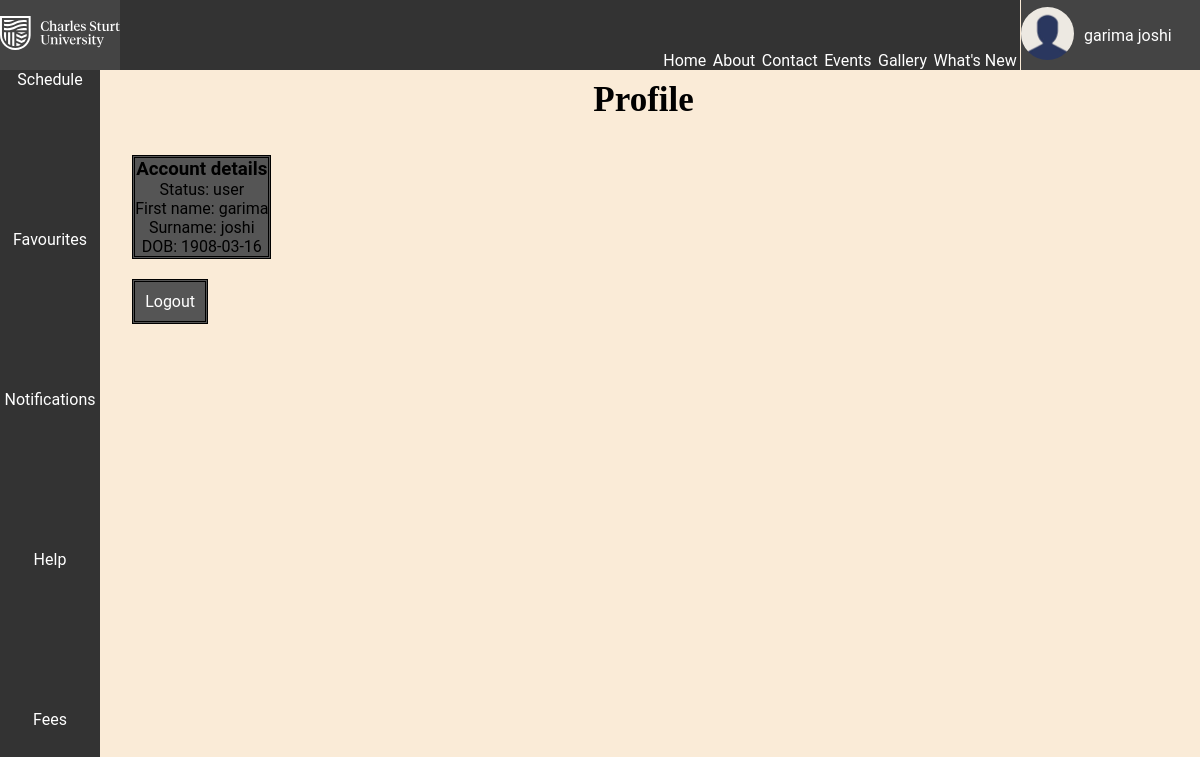
The app's page /Profile (signed in) with its own data.
### tables this page shows
CREATE TABLE users (
            id INTEGER PRIMARY KEY AUTOINCREMENT,
            first_name TEXT NOT NULL,
            last_name TEXT NOT NULL,
            username TEXT UNIQUE NOT NULL,
            email TEXT UNIQUE NOT NULL,
            dob TEXT NOT NULL,
            password TEXT NOT NULL,
            role TEXT NOT NULL DEFAULT 'student'
    );

### routes/auth_routes.py (the view)
@auth_bp.route('/Profile')
def profile():
    if session.get('role') == 'Admin': #if role = admin
        return redirect(url_for('admin.dashboard')) #redirect to dashboard
    if session.get('role') =='organiser': #if role = organsier
        return redirect(url_for('organiser.organiser_portal')) #redirect to portal
    if 'user_id' not in session: #if user not logged in
        return redirect(url_for('auth.login')) #redirect to login
    conn = get_db_connection()
    user = conn.execute('SELECT * FROM users WHERE id = ?', (session['user_id'],)).fetchone()
    conn.close()
    return render_template('Profile.html', user=user)

### database.py (called while the page is built)
def get_db_connection():
    conn = sqlite3.connect('uss_events.db')
    conn.row_factory = sqlite3.Row
    return conn # conn is just a shorter way of saying connection

### routes/auth_routes.py (called while the page is built)
@auth_bp.app_context_processor
def inject_user():
    if 'user_id' in session:
        conn = get_db_connection()
        user = conn.execute('SELECT * FROM users WHERE id = ?', (session['user_id'],)).fetchone()
        conn.close()
        return dict(user=user)
    return dict(user=None)

### templates/HTML/Profile.html (shortened to what this page needs)
<!DOCTYPE html>
<html lang="en">
<head>
    <link rel="stylesheet" href="{{ url_for('static', filename='CSS/Main/General.css') }}">
    <link rel="stylesheet" href="{{ url_for('static', filename='CSS/Main/Header.css') }}">
    <link rel="stylesheet" href="{{ url_for('static', filename='CSS/ProfileContent.css') }}">
    <link rel="stylesheet" href="{{ url_for('static', filename='CSS/Main/Sidebar.css') }}">
</head>
<body>
    <section itemscope itemtype="http://schema.org/Organization">
            <header>
                <div id="LogoIconDiv">
                    <a href="/"><img src="{{ url_for('static', filename='Media/CSU_logo_white.svg') }}" alt="Logo"></a>
                </div>
                <nav itemscope itemtype="http://schema.org/SiteNavigationElement" id="HeaderNav">
                    <div id="HeaderNavDiv">
                    </div>
                    <section id="HeaderNavSec">
                        <ul>
                            <li><a href="/" target="_self">Home</a></li>
                            <li><a href="/About" target="_self">About</a></li>
                            <li><a href="/Contact" target="_self">Contact</a></li>
                            <li><a href="/Events" target="_self">Events</a></li>
                            <li><a href="/Gallery" target="_self">Gallery</a></li>
                            <li><a href="/What's new" target="_self">What's New</a></li>
                        </ul>
                    </section>
                </nav>
                <div id="ProfileDiv">
                    <a href="{{ url_for('auth.profile') }}"><img id="ProfileIcon" src="{{ url_for('static', filename='Media/profile-pic.jpg') }}" alt="Profile"></a>
                    <a href="{{ url_for('auth.profile') if user else url_for('auth.login') }}">
                        <p id="ProfileUsername">
                            {% if user %}
                                {{ user['first_name'] }} {{ user['last_name'] }}
                            {% else %}
                                Log in / Sign up
                            {% endif %}
                        </p>
                    </a>
                </div>
            </header>
            <div id="MainContainer">
                <aside id="SideBar">
                    <nav itemscope itemtype="http://schema.org/SiteNavigationElement">
                        <ul>
                            <li><a href="/Schedule" target="_self">Schedule</a></li>
                            <li><a href="/Favourites" target="_self">Favourites</a></li>
                            <li><a href="/Notifications" target="_self">Notifications</a></li>
                            <li><a href="/Student Help" target="_self">Help</a></li>
                            <li><a href="/Fees" target="_self">Fees</a></li>
                        </ul>
                    </nav>
                </aside>
                <main>
                    <h2>Profile</h2>
                    <div id="Columns">
                        <div id="Column1">
                            <div class="Box">
                                <h3>Account details</h3>
                                <ul class="user-details">
                                    <li>Status: {{user['role']}}</li>
                                    <li>First name: {{user['first_name']}}</li>
                                    <li>Surname: {{user['last_name']}}</li>
                                    <li>DOB: {{user['dob']}}</li>
                                </ul>
                            </div>
                            <div class="Box">
                                <a href= "{{ url_for ('auth.logout')}}"><p>Logout</p></a>
                            </div>
                        </div>
                    </div>
                </main>
            </div>
        </section>
</body>

### static/CSS/Main/General.css (style rules this page uses)
a:link { text-decoration: none; color: white; }
a img { width: 100%; height: 100%; }
* { box-sizing: border-box; margin: 0; padding: 0; scrollbar-width: thin; overflow-x: hidden; }
Body { font-family: 'Roboto', sans-serif; font-size: 16px; margin: 0; padding: 0%; }
#MainContainer { text-align: center; margin: 0; display: flex; flex: 0 0 100%; justify-content: space-between; }

### static/CSS/Main/Header.css (style rules this page uses)
Header { position: fixed; top: 0; width: 100%; height: 70px; z-index: 1000; text-align: center; display: flex; justify-content: space-between; background-color: #333; }
#LogoIconDiv { flex: 0 0 10%; display: flex; background-color: #444; justify-content: flex-start; align-items: center; }
#HeaderNav { flex: 0 0 75%; display: flex; }
#HeaderNavDiv { height: 100%; flex: 0 0 60%; display: flex; justify-content: center; align-items: center; }
#HeaderNavSec { flex: 0 0 40%; display: flex; justify-content: space-around; align-items: flex-end; }
#HeaderNav ul { font-family: 'Roboto', sans-serif; font-size: 16px; list-style-type: none; flex: 0 0 100%; display: flex; justify-content: space-around; align-items: flex-end; }
#ProfileDiv { flex: 1 0 15%; display: flex; align-items: center; flex-direction: row; background-color: #444; border-left: antiquewhite 0.5px solid; }
#ProfileIcon { width: 53px; height: 53px; object-position: center; border-radius: 50%; }
#ProfileUsername { padding: 10px; overflow: hidden; }

### static/CSS/ProfileContent.css (style rules this page uses)
main { font-size: 30; width: 100%; min-height: 100vh; margin-top: 70px; flex: 1 0 75%; margin-left: 87.15px; background-color: antiquewhite; }
main h2 { margin-top: 10px; margin-bottom: 0px; font-family: Cambria, Cochin, Georgia, Times, 'Times New Roman', serif; font-size: 35px; }
#Columns { padding-bottom: 35px; padding-left: 35px; padding-right: 35px; padding-top: 25px; display: flex; justify-content: space-between; }
#Column1 { flex: 0 0 75%; justify-content: flex-start; align-items: flex-start; padding: 10px; display: flex; flex-direction: column; gap: 20px; box-sizing: border-box; height: 100%; }
.Box { background-color: #555; border: double; box-sizing: border-box; height: 50%; }
.Box p { padding: 10px; }

### static/CSS/Main/Sidebar.css (style rules this page uses)
#SideBar { font-family: 'Roboto', sans-serif; font-size: 16px; text-align: auto; background-color: #333; flex: 0 0 25%; position: fixed; top: 70px; width: 100px; bottom: 0; left: 0; }
#SideBar Nav { width: 100%; height: 100%; }
#SideBar Nav ul { height: 100%; display: flex; flex-direction: column; }
#SideBar Nav ul li { flex: 0 0 20%; }

### records on screen
users: first_name "garima", last_name "joshi", role "user", dob "1908-03-16"
